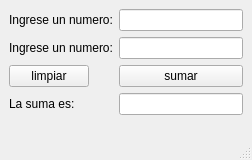
<?xml version="1.0" encoding="UTF-8"?>
<ui version="4.0">
 <class>MainWindow</class>
 <widget class="QMainWindow" name="MainWindow">
  <property name="geometry">
   <rect>
    <x>0</x>
    <y>0</y>
    <width>252</width>
    <height>160</height>
   </rect>
  </property>
  <property name="windowTitle">
   <string>MainWindow</string>
  </property>
  <widget class="QWidget" name="centralwidget">
   <layout class="QFormLayout" name="formLayout">
    <item row="0" column="0">
     <widget class="QLabel" name="label2">
      <property name="text">
       <string>Ingrese un numero:</string>
      </property>
     </widget>
    </item>
    <item row="0" column="1">
     <widget class="QLineEdit" name="lineEdit1"/>
    </item>
    <item row="1" column="0">
     <widget class="QLabel" name="label1">
      <property name="text">
       <string>Ingrese un numero:</string>
      </property>
     </widget>
    </item>
    <item row="1" column="1">
     <widget class="QLineEdit" name="lineEdit2"/>
    </item>
    <item row="2" column="0">
     <widget class="QPushButton" name="pushButtonlimpiar">
      <property name="text">
       <string>limpiar</string>
      </property>
     </widget>
    </item>
    <item row="2" column="1">
     <widget class="QPushButton" name="pushButtonsumar">
      <property name="text">
       <string>sumar</string>
      </property>
     </widget>
    </item>
    <item row="3" column="0">
     <widget class="QLabel" name="label3">
      <property name="text">
       <string>La suma es:</string>
      </property>
     </widget>
    </item>
    <item row="3" column="1">
     <widget class="QLineEdit" name="lineEdit3"/>
    </item>
   </layout>
  </widget>
  <widget class="QMenuBar" name="menubar">
   <property name="geometry">
    <rect>
     <x>0</x>
     <y>0</y>
     <width>252</width>
     <height>21</height>
    </rect>
   </property>
  </widget>
  <widget class="QStatusBar" name="statusbar"/>
 </widget>
 <resources/>
 <connections/>
</ui>
